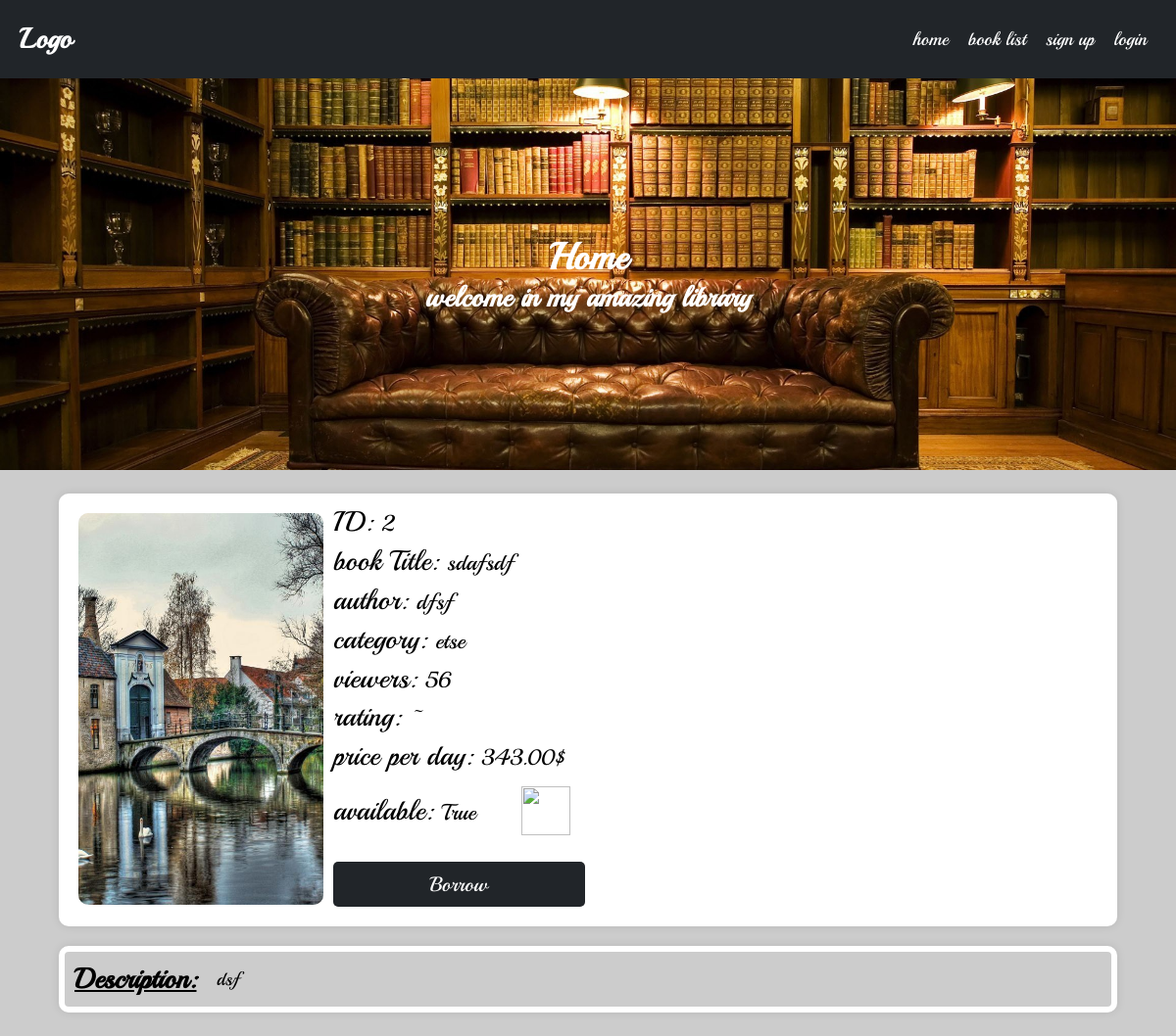
Page /books/sdafsdf/ on the earlier database version.
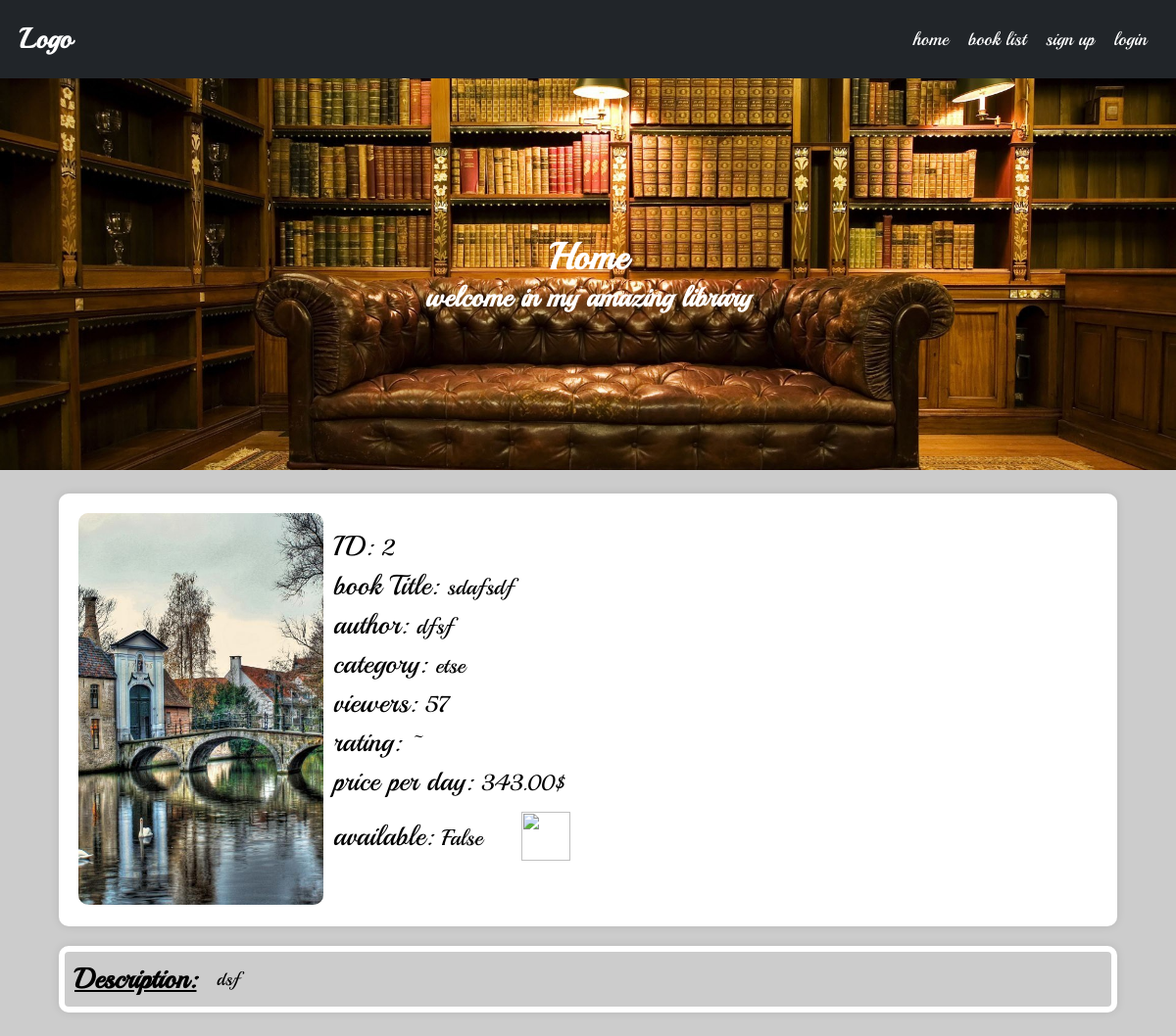
Same page on the later database version.
### books/models.py (models this page shows, shortened)
class Book(BasicModel):
    uploaded_by = models.ForeignKey(User, on_delete=models.CASCADE, related_name='books')
    category = models.ForeignKey(Category, on_delete=models.CASCADE, related_name='books')
    viewers = models.ManyToManyField(User, through=Viewers, related_name='viewed_books')
    title = models.CharField(max_length=100)
    author = models.CharField(max_length=100)
    price = models.DecimalField(max_digits=5, decimal_places=2)
    description = models.TextField()
    borrower = models.ForeignKey(User, on_delete=models.SET_NULL, related_name='borrowed_books', null=True, blank=True)
    objects = BookManager()
    @property
    def is_borrowed(self):
        return self.borrower is not None
    @property
    def rating(self):
        return self.ratings.aggregate(avg_rating=Avg('rating'))['avg_rating'] or '~'
    @property
    def views(self):
        return self.user_viewers.aggregate(total_views=Sum('count'))['total_views'] or 0
    class Meta:
        verbose_name = 'Book'
        verbose_name_plural = 'Books'

class BookImage(BasicModel):
    image = models.ImageField(upload_to=book_cover_path, null=True, blank=True)
    book = models.OneToOneField(Book, on_delete=models.CASCADE, related_name='image', null=True, blank=True)
    class Meta:
        verbose_name = 'Book Image'
        verbose_name_plural = 'Book Images'
    @property
    def url(self):
        return self.image.url

### categories/models.py (models this page shows)
class Category(BasicModel):
    title = models.CharField(max_length=100)
    class Meta:
        verbose_name = 'Category'
        verbose_name_plural = 'Categories'
    def __str__(self):
        return self.title

### books/views.py (the view)
# urls.py: path('<slug:slug>/', views.BookDetailView.as_view(), name='book_details'),
class BookDetailView(DetailView):
    model = Book
    def get_queryset(self):
        if (self.request.user.is_authenticated):
            Book.objects.active().get(slug=self.kwargs['slug']).increase_views(self.request.user)
        return Book.objects.active().filter(slug=self.kwargs['slug'])

### books/models.py (called while the page is built)
    def get_queryset(self):
        return queryset(self.model, using=self._db)

    def active(self):
        return self.get_queryset().filter(active=True)

### books/templatetags/custom_filters.py (called while the page is built)
@register.filter( name='not' )
def not_gate(value):
    return not value

### templates/books/book_detail.html (shortened to what this page needs)
{% extends "base.html" %}
{% load static %}
{% load custom_filters %}
{% block style %}
<link rel="stylesheet" href="{% static 'assets/css/details.css' %}">
{% endblock %}
{% block content %}
<div class="container details-container">
    <div class="row">
        <div class="col-sm-6 col-md-3 ">
            <img class="w-100" id="bookImg" src="{{object.image.url}}" alt="">
        </div>
        <div class="col-9 text-data">
            <div>ID: <span id="bookID"> {{object.id}}</span></div><br/>
            <div>book Title:  <span id="bookTitle"> {{object.title}}</span></div><br/>
            <div>author:  <span id="bookAuthor"> {{object.author}}</span></div><br/>
            <div>category:  <span id="bookCategory"> {{object.category}}</span></div><br/>
            <div>viewers: <span id="bookViewers">  {{object.views}}</span></div><br/>
            <div>rating:  <span id="bookRating">  {{object.rating}}{% if object.rating != '~' %}/5{% endif %} </span></div><br/>
            <div>price per day: <span id="bookPrice">  {{object.price}}$</span></div><br/>
            <div class="row" style="display:flex;flex-direction: row;align-items: center">
                <div class="col-3">available: <span id="bookAvailable">  {{object.is_borrowed|not}}</span></div>
                <div class="col-9">
                    <img class="love-icon" src="{% static 'assets/icons/heart-solid.svg' %}" alt="">
                </div>
            </div><br/>
            {% if object.is_borrowed %}
                {% if request.user.id == object.borrower.id %}
                    <button class="btn-2 btn-dark" onclick="urlRedirect('{% url 'return_book' object.slug %}')">Return</button>
                {% endif %}
            {% else %}
                <button class="btn-2 btn-dark" onclick="urlRedirect('{% url 'borrow_book' object.slug %}')">Borrow</button>
            {% endif %}
        </div>
    </div>
    <div class="row">
        <h2>Description: </h2>
        <div id="bookDescription" style="word-break: break-word;">
            {{object.description}}
        </div>
    </div>
</div>
{% endblock %}

Differences in the rows shown:
changed Book "sdafsdf": views "56" → "57"; is_borrowed|not "True" → "False"; borrower_id empty → 1 (drawn)
Other differences:
text no longer shown: "Borrow"
